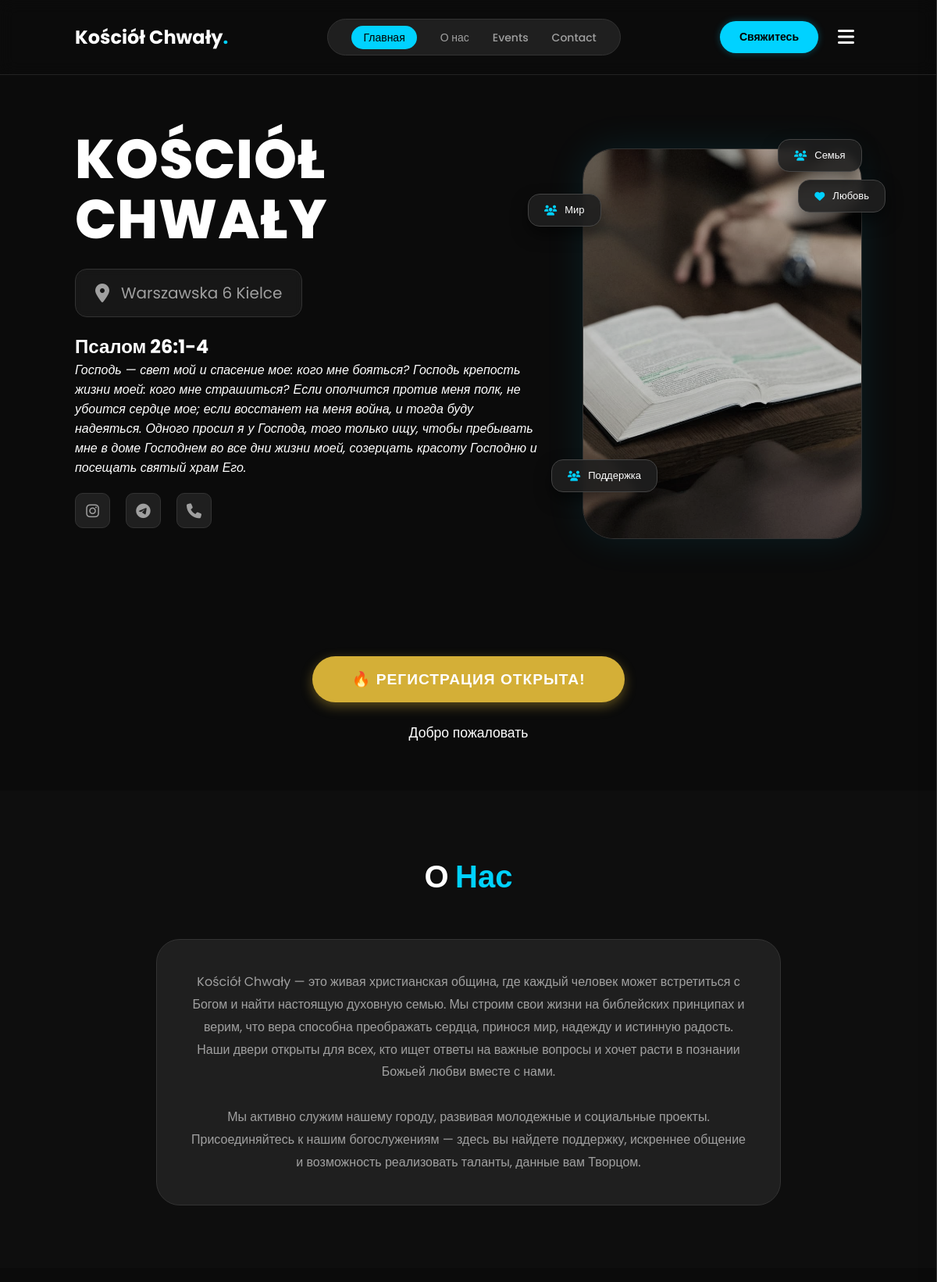
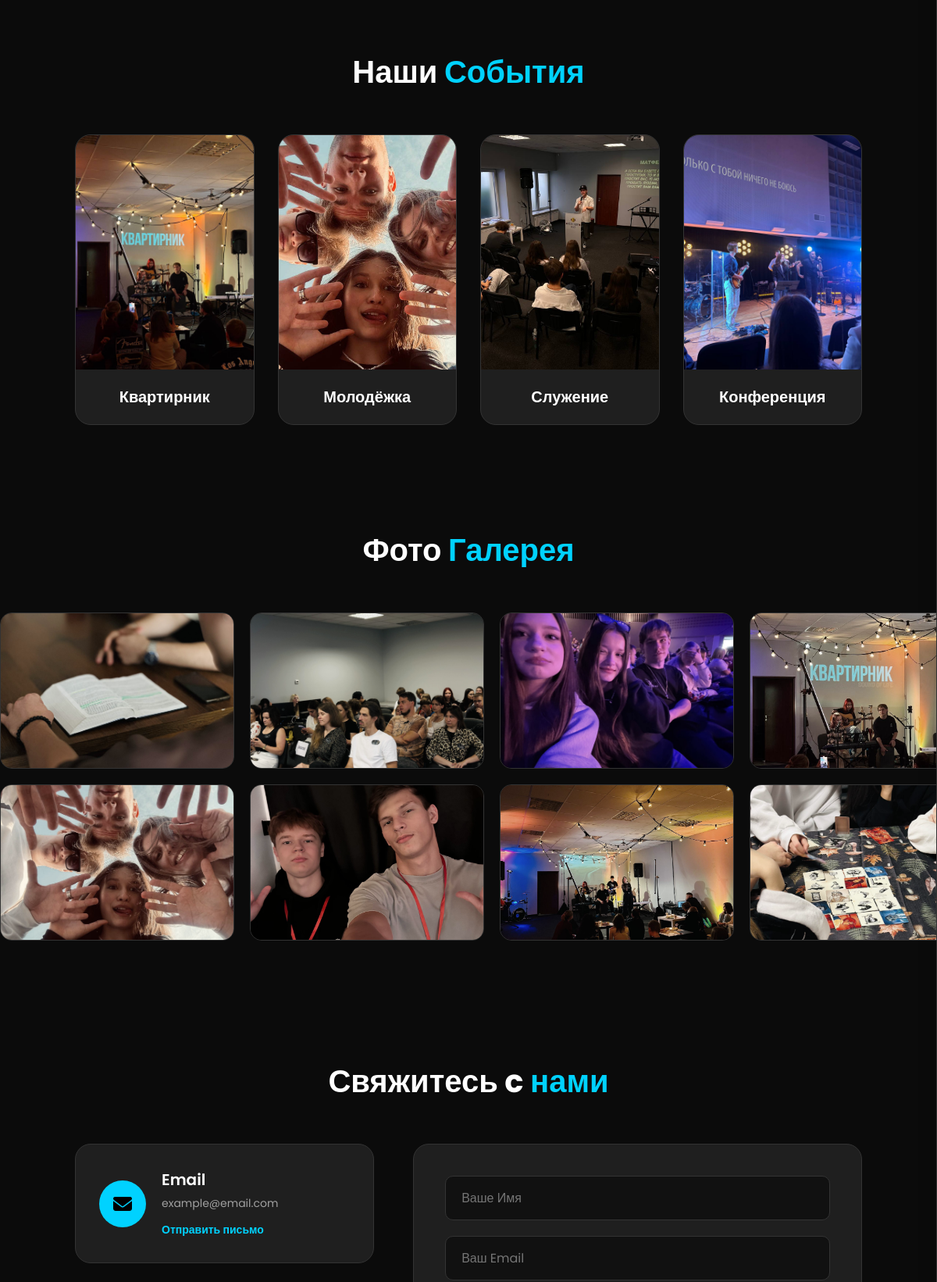
The page / (upper part) on the database its author committed (2 pictures, top to bottom).
### Kościół/models.py (models this page shows, shortened)
class TextUpdate(models.Model):
    title_bible = models.TextField(verbose_name="Заголовок", default="Заголовок", blank=True)
    text_bible = models.TextField(verbose_name="Текст", default="Текст", blank=True)
    text_adres = models.CharField(max_length=50, verbose_name="Адрес", default="Адрес", blank=True)
    text_adres_link = models.CharField(max_length=200,verbose_name="Адрес_ccилка", default="Адрес_ccилка", blank=True)
    phone = models.CharField(max_length=20, verbose_name="Телефон", default="+000000000", blank=True)
    about_us_text1 = models.TextField(verbose_name="Первый абзац", default="Текст", blank=True)
    about_us_text2 = models.TextField(verbose_name="Второй абзац", default="Текст", blank=True)
    text_email = models.EmailField(default="example@email.com", blank=True)
    meting_saturday = models.CharField(max_length=50, verbose_name="Суббота", default="10:00", blank=True)
    meting_sanday = models.CharField(max_length=50, verbose_name="Воскресенье", default="10:00", blank=True)
    is_reg_open = models.BooleanField(default=False, verbose_name="Регестрация открыта")
    text_register = models.TextField(verbose_name="Текст для регистрации",blank=True)

### Kościół/views.py (the view, shortened to what this page needs)
# urls.py: path('', views.index.as_view(), name = 'index'),
class index(CreateView):
    model = UserRegistration
    form_class = UserRegistrationForm
    template_name = 'main/index.html'
    success_url = reverse_lazy('Cosciol:index')
    def get_context_data(self, **kwargs):
        context = super().get_context_data(**kwargs)
        info_index, create = TextUpdate.objects.get_or_create(id=1)
        context['info_index'] = info_index
        return context

### Kościół/forms.py
class UserRegistrationForm(forms.ModelForm):
    class Meta:
        model = UserRegistration
        fields = ['full_name', 'user_phone', 'city', 'age', 'text_comment']

### Kościół/templates/main/index.html (shortened to what this page needs)
{% extends "main/base.html" %}
{% load static %}
{% block extra_css %}
    <link rel="stylesheet" href="https://cdnjs.cloudflare.com/ajax/libs/font-awesome/6.4.0/css/all.min.css">
    <link rel="stylesheet" href="{% static 'css/style.css' %}">
{% endblock %}
{% block body %}
    <section class="hero" id="home">
        <div class="hero-content">
            <h1 class="church-title">Kościół <br><span class="highlight">Chwały</span></h1>
            <div class="address-box">
                <i class="fa-solid fa-location-dot highlight"></i>
                <span>{{ info_index.text_adres}}</span>
            </div>
            <p style="margin-top: 20px; max-width: 500px; color: #a0a0a0;">
                <h1>{{ info_index.title_bible }}</h1>
                <i>{{ info_index.text_bible }}</i>
            </p>
            <div class="cta-group">
                <div class="social-icons">
                    <a href="https://www.instagram.com/kosciol_chwaly_youth?igsh=cGdkZnBmdWh1ODVh" target="_blank"><i class="fa-brands fa-instagram"></i></a>
                    <a href="https://t.me/youthkielce" target="_blank"><i class="fa-brands fa-telegram"></i></a>
                    <a href="tel:{{ info_index.phone }}"><i class="fa-solid fa-phone"></i></a>
                </div>
            </div>
        </div>
        <div class="hero-image-container">
            <div class="image-wrapper">
                <img src="{% static 'img/Bible.jpg'%}" alt="Profile">
            </div>
            <div class="floating-badge badge-1">
                <i class="fa-solid fa-heart"></i> Любовь
            </div>
            <div class="floating-badge badge-2">
                <i class="fa-solid fa-users"></i> Поддержка
            </div>
            <div class="floating-badge badge-3">
                <i class="fa-solid fa-users"></i> Мир
            </div>
            <div class="floating-badge badge-4">
                <i class="fa-solid fa-users"></i> Семья
            </div>
        </div>
    </section>
    {% if info_index.is_reg_open %}
        <div class="registers_div">
            <button onclick="OpenFormRegister()" class="btn-submit btn-gold">🔥 Регистрация открыта!</button>
            <p>
                {{ info_index.text_register|default:"Регистрация на предстоящее событие уже доступна!" }}
            </p>
        </div>
    {% endif %}
    <section class="about" id="about">
        <div class="about-content">
            <h2 class="section-title">О <span class="highlight">Нас</span></h2>
            <div class="about-text-box">
                <p>
                    {{ info_index.about_us_text1 }} <br> <br>{{ info_index.about_us_text2 }}
                </p>
            </div>
        </div>
    </section>
    <section class="events" id="events">
        <h2 class="section-title">Наши <span class="highlight">События</span></h2>
        <div class="cards-container">
            <div class="event-card">
                <div class="card-image"><img src="{% static 'img/Kvartinrik.jpg' %}" alt="Квартирник"></div>
                <h3>Квартирник</h3>
            </div>
            <div class="event-card">
                <div class="card-image"><img src="{% static 'img/youth_team.jpg' %}"></div>
                <h3>Молодёжка</h3>
            </div>
            <div class="event-card">
                <div class="card-image"><img src="{% static 'img/hall.jpg' %}"></div>
                <h3>Служение</h3>
            </div>
            <div class="event-card">
                <div class="card-image"><img src="{% static 'img/konf.jpg' %}"></div>
                <h3>Конференция</h3>
            </div>
        </div>
    </section>
    <section class="gallery-section">
        <h2 class="section-title">Фото <span class="highlight">Галерея</span></h2>
        <div class="marquee-container">
            <div class="marquee-track scroll-left">
                <div class="gallery-item"><img src="{% static 'img/road/Bible.jpg' %}" alt="Foto"></div>
                <div class="gallery-item"><img src="{% static 'img/road/hall2.jpg' %}" alt="Foto"></div>
                <div class="gallery-item"><img src="{% static 'img/road/konf2.jpg' %}" alt="Foto"></div>
                <div class="gallery-item"><img src="{% static 'img/road/Kvartinrik.jpg' %}" alt="Foto"></div>
            </div>
        </div>
        <div class="marquee-container">
            <div class="marquee-track scroll-right">
                <div class="gallery-item"><img src="{% static 'img/road/youth_team.jpg' %}" alt="Foto"></div>
                <div class="gallery-item"><img src="{% static 'img/road/YOUU.jpg' %}" alt="Foto"></div>
                <div class="gallery-item"><img src="{% static 'img/road/Kvartinrik3.jpg' %}" alt="Foto"></div>
                <div class="gallery-item"><img src="{% static 'img/road/Baza.jpg' %}" alt="Foto"></div>
            </div>
        </div>
    </section>
    <section class="contact-section" id="contact">
        <h2 class="section-title">Свяжитесь c <span class="highlight">нами</span></h2>
        <div class="contact-container">
            <div class="contact-info">
                <div class="info-box">
                    <div class="icon-box">
                        <i class="fa-solid fa-envelope"></i>
                    </div>
                    <div class="info-text">
                        <h3>Email</h3>
                        <p>{{ info_index.text_email}}</p>
                        <a href="mailto:kosciel.chwaly@example.com">Отправить письмо</a>
                    </div>
                </div>
            </div>
            <div class="contact-form">
                <form action="{% url 'Cosciol:contact' %}" method="POST">
                    <div class="input-box">
                        <input name="name" type="text" placeholder="Ваше Имя" required>
                    </div>
                    <div class="input-box">
                        <input name="Email" type="email" placeholder="Ваш Email" required>
                    </div>
                </form>
            </div>
        </div>
    </section>
{% endblock %}

### rows shown on the page
TextUpdate: text_adres "Warszawska 6 Kielce", title_bible "Псалом 26:1-4", text_bible "Господь — свет мой и спасение мое: кого мне бояться? Господь крепость жизни моей: кого мне страшиться? Если ополчится против меня полк, не убоится сердце мое; если восстанет на меня война, и тогда буду надеяться. Одного просил я у Господа, того только ищу, чтобы пребывать мне в доме Господнем во все дни жизни моей, созерцать красоту Господню и посещать святый храм Его.", text_register "Добро пожаловать", about_us_text1 "Kościół Chwały — это живая христианская община, где каждый человек может встретиться с Богом и найти настоящую духовную семью. Мы строим свои жизни на библейских принципах и верим, что вера способна преображать сердца, принося мир, надежду и истинную радость. Наши двери открыты для всех, кто ищет ответы на важные вопросы и хочет расти в познании Божьей любви вместе с нами.", about_us_text2 "Мы активно служим нашему городу, развивая молодежные и социальные проекты. Присоединяйтесь к нашим богослужениям — здесь вы найдете поддержку, искреннее общение и возможность реализовать таланты, данные вам Творцом.", text_email "example@email.com"
